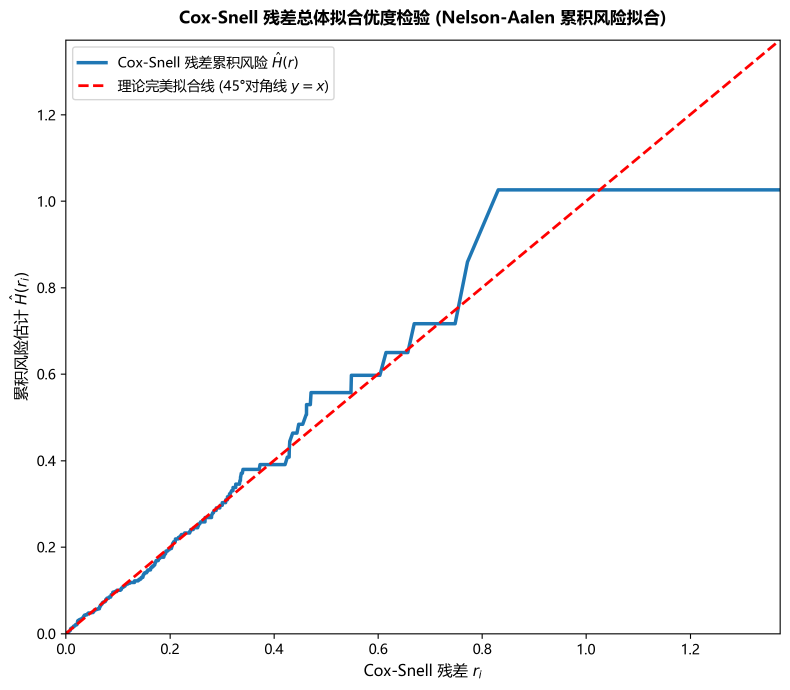
#> input picture assets/images/applied-statistics/fig10_cox_snell_residuals.png, 2370 x 2070 px (shown at 1/3 size); its folder holds only this picture in this run
$ python .compress_images.py
#> lines starting #> are read from the running program, lines starting #| are printed output that depends on the picture
"""一次性脚本：压缩站点大图，减小 GitHub Pages 传输体积。
- PNG 图表：限制最大宽度并做调色板量化（图表类图像视觉无损）
- JPG：质量重编码
仅在本地运行，不参与站点部署（可保留作为可复现记录）。
"""
import os
from PIL import Image

ROOT = os.path.dirname(os.path.abspath(__file__))
TARGETS = [
    os.path.join(ROOT, "assets", "images", "applied-statistics"),
    os.path.join(ROOT, "assets", "images"),
    os.path.join(ROOT, "campus-map", "img"),
]

MAX_WIDTH = 1600
JPG_QUALITY = 82
MIN_SAVING = 0.05  # 低于 5% 收益则跳过，避免无意义重编码


def human(n):
    return f"{n/1024:.0f}KB" if n < 1024 * 1024 else f"{n/1024/1024:.2f}MB"


def shrink(path):
    ext = os.path.splitext(path)[1].lower()
    if ext not in (".png", ".jpg", ".jpeg"):
        return None
    before = os.path.getsize(path)
    if before < 80 * 1024:
        return None

    with Image.open(path) as im:
#> im is the input picture: PIL image 2370x2070 RGBA; mean R, G, B, A 249.1, 248.8, 249.2, 255
        w, h = im.size
#> w = 2370; h = 2070
        if w > MAX_WIDTH:
            ratio = MAX_WIDTH / w
#> ratio = 0.675
            im = im.resize((MAX_WIDTH, int(h * ratio)), Image.LANCZOS)
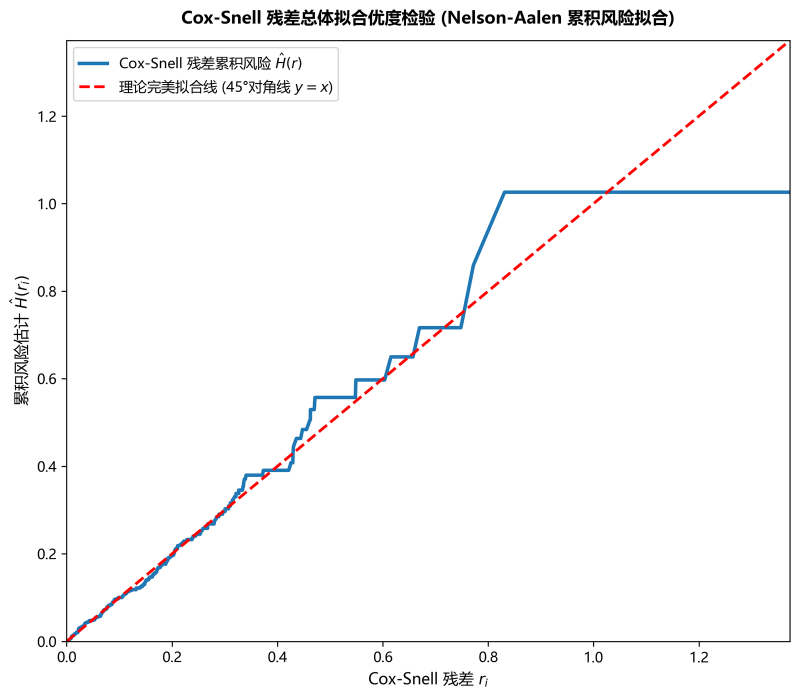
#> im: PIL image 1600x1397 RGBA (shown at 1/2 size); mean R, G, B, A 249.1, 248.8, 249.2, 255

        if ext == ".png":
            if im.mode not in ("RGB", "L"):
                im = im.convert("RGB")
#> im: PIL image 1600x1397 RGB
            im.save(path, "PNG", optimize=True, compress_level=9)
        else:
            if im.mode != "RGB":
                im = im.convert("RGB")
            im.save(path, "JPEG", quality=JPG_QUALITY, optimize=True, progressive=True)

    after = os.path.getsize(path)
    if after < before * (1 - MIN_SAVING):
        return (os.path.relpath(path, ROOT), before, after, before - after)
    return None


def main():
    total_before = total_after = 0
    rows = []
    seen = set()
    for d in TARGETS:
        if not os.path.isdir(d):
            continue
        for name in sorted(os.listdir(d)):
            p = os.path.join(d, name)
            if not os.path.isfile(p) or p in seen:
                continue
            seen.add(p)
            total_before += os.path.getsize(p)
            r = shrink(p)
            if r:
                rows.append(r)
            total_after += os.path.getsize(p)

    print(f"{'文件':<52}{'优化前':>10}{'优化后':>10}{'节省':>10}")
    print("-" * 84)
    for rel, b, a, s in rows:
        print(f"{rel:<52}{human(b):>10}{human(a):>10}{human(s):>10}")
    print("-" * 84)
    print(f"图片总量: {human(total_before)} -> {human(total_after)} "
          f"(节省 {human(total_before - total_after)}, "
          f"{(1 - total_after / total_before) * 100:.1f}%)")


if __name__ == "__main__":
    main()
